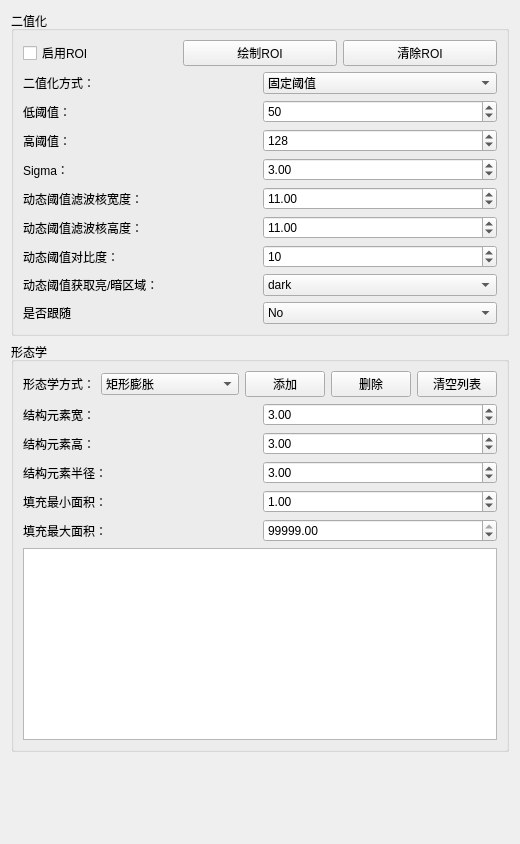
              <widget class="QWidget" name="scrollAreaWidgetContents">
               <property name="geometry">
                <rect>
                 <x>0</x>
                 <y>0</y>
                 <width>519</width>
                 <height>844</height>
                </rect>
               </property>
               <layout class="QVBoxLayout" name="verticalLayout_11">
                <item>
                 <layout class="QVBoxLayout" name="verticalLayout_10">
                  <item>
                   <layout class="QVBoxLayout" name="verticalLayout_9">
                    <item>
                     <widget class="QGroupBox" name="groupBox_5">
                      <property name="title">
                       <string>二值化</string>
                      </property>
                      <layout class="QGridLayout" name="gridLayout_3">
                       <item row="0" column="0">
                        <layout class="QVBoxLayout" name="verticalLayout_8">
                         <item>
                          <layout class="QHBoxLayout" name="horizontalLayout_2">
                           <item>
                            <widget class="QCheckBox" name="ckb_UseROI">
                             <property name="text">
                              <string>启用ROI</string>
                             </property>
                            </widget>
                           </item>
                           <item>
                            <widget class="QPushButton" name="pb_DrawRoi_Blob">
                             <property name="text">
                              <string>绘制ROI</string>
                             </property>
                            </widget>
                           </item>
                           <item>
                            <widget class="QPushButton" name="pb_ClearRoi_Blob">
                             <property name="text">
                              <string>清除ROI</string>
                             </property>
                            </widget>
                           </item>
                          </layout>
                         </item>
                         <item>
                          <layout class="QHBoxLayout" name="horizontalLayout_166">
                           <item>
                            <widget class="QLabel" name="label_150">
                             <property name="text">
                              <string>二值化方式：</string>
                             </property>
                            </widget>
                           </item>
                           <item>
                            <widget class="QComboBox" name="cmb_Type_Binarization_Blob">
                             <item>
                              <property name="text">
                               <string>固定阈值</string>
                              </property>
                             </item>
                             <item>
                              <property name="text">
                               <string>自适应阈值</string>
                              </property>
                             </item>
                             <item>
                              <property name="text">
                               <string>动态阈值</string>
                              </property>
                             </item>
                             <item>
                              <property name="text">
                               <string>null</string>
                              </property>
                             </item>
                            </widget>
                           </item>
                          </layout>
                         </item>
                         <item>
                          <layout class="QHBoxLayout" name="horizontalLayout_167">
                           <item>
                            <widget class="QLabel" name="label_151">
                             <property name="text">
                              <string>低阈值：</string>
                             </property>
                            </widget>
                           </item>
                           <item>
                            <widget class="QSpinBox" name="spb_LowThreshold_Blob">
                             <property name="maximum">
                              <number>255</number>
                             </property>
                             <property name="value">
                              <number>50</number>
                             </property>
                            </widget>
                           </item>
                          </layout>
                         </item>
                         <item>
                          <layout class="QHBoxLayout" name="horizontalLayout_168">
                           <item>
                            <widget class="QLabel" name="label_190">
                             <property name="text">
                              <string>高阈值：</string>
                             </property>
                            </widget>
                           </item>
                           <item>
                            <widget class="QSpinBox" name="spb_HighThreshold_Blob">
                             <property name="maximum">
                              <number>255</number>
                             </property>
                             <property name="value">
                              <number>128</number>
                             </property>
                            </widget>
                           </item>
                          </layout>
                         </item>
                         <item>
                          <layout class="QHBoxLayout" name="horizontalLayout_169">
                           <item>
                            <widget class="QLabel" name="label_191">
                             <property name="text">
                              <string>Sigma：</string>
                             </property>
                            </widget>
                           </item>
                           <item>
                            <widget class="QDoubleSpinBox" name="dspb_Sigma_Blob">
                             <property name="maximum">
                              <double>99999.000000000000000</double>
                             </property>
                             <property name="singleStep">
                              <double>0.010000000000000</double>
                             </property>
                             <property name="value">
                              <double>3.000000000000000</double>
                             </property>
                            </widget>
                           </item>
                          </layout>
                         </item>
                         <item>
                          <layout class="QHBoxLayout" name="horizontalLayout_170">
                           <item>
                            <widget class="QLabel" name="label_192">
                             <property name="text">
                              <string>动态阈值滤波核宽度：</string>
                             </property>
                            </widget>
                           </item>
                           <item>
                            <widget class="QDoubleSpinBox" name="dspb_DynThresholdWidth_Blob">
                             <property name="maximum">
                              <double>99999.000000000000000</double>
                             </property>
                             <property name="singleStep">
                              <double>0.010000000000000</double>
                             </property>
                             <property name="value">
                              <double>11.000000000000000</double>
                             </property>
                            </widget>
                           </item>
                          </layout>
                         </item>
                         <item>
                          <layout class="QHBoxLayout" name="horizontalLayout_171">
                           <item>
                            <widget class="QLabel" name="label_193">
                             <property name="text">
                              <string>动态阈值滤波核高度：</string>
                             </property>
                            </widget>
                           </item>
                           <item>
                            <widget class="QDoubleSpinBox" name="dspb_DynThresholdHeight_Blob">
                             <property name="maximum">
                              <double>99999.000000000000000</double>
                             </property>
                             <property name="singleStep">
                              <double>0.010000000000000</double>
                             </property>
                             <property name="value">
                              <double>11.000000000000000</double>
                             </property>
                            </widget>
                           </item>
                          </layout>
                         </item>
                         <item>
                          <layout class="QHBoxLayout" name="horizontalLayout_172">
                           <item>
                            <widget class="QLabel" name="label_194">
                             <property name="text">
                              <string>动态阈值对比度：</string>
                             </property>
                            </widget>
                           </item>
                           <item>
                            <widget class="QSpinBox" name="spb_DynThresholdContrast_Blob">
                             <property name="maximum">
                              <number>255</number>
                             </property>
                             <property name="value">
                              <number>10</number>
                             </property>
                            </widget>
                           </item>
                          </layout>
                         </item>
                         <item>
                          <layout class="QHBoxLayout" name="horizontalLayout_173">
                           <item>
                            <widget class="QLabel" name="label_195">
                             <property name="text">
                              <string>动态阈值获取亮/暗区域：</string>
                             </property>
                            </widget>
                           </item>
                           <item>
                            <widget class="QComboBox" name="cmb_Polarity_Blob">
                             <item>
                              <property name="text">
                               <string>dark</string>
                              </property>
                             </item>
                             <item>
                              <property name="text">
                               <string>light</string>
                              </property>
                             </item>
                             <item>
                              <property name="text">
                               <string>equal</string>
                              </property>
                             </item>
                             <item>
                              <property name="text">
                               <string>not_equal</string>
                              </property>
                             </item>
                            </widget>
                           </item>
                          </layout>
                         </item>
                         <item>
                          <layout class="QHBoxLayout" name="horizontalLayout_45">
                           <item>
                            <widget class="QLabel" name="label_69">
                             <property name="text">
                              <string>是否跟随</string>
                             </property>
                            </widget>
                           </item>
                           <item>
                            <widget class="QComboBox" name="cmb_IsFollow">
                             <item>
                              <property name="text">
                               <string>No</string>
                              </property>
                             </item>
                             <item>
                              <property name="text">
                               <string>Yes</string>
                              </property>
                             </item>
                            </widget>
                           </item>
                          </layout>
                         </item>
                        </layout>
                       </item>
                      </layout>
                     </widget>
                    </item>
                    <item>
                     <widget class="QGroupBox" name="groupBox">
                      <property name="title">
                       <string>形态学</string>
                      </property>
                      <layout class="QGridLayout" name="gridLayout_7">
                       <item row="0" column="0">
                        <layout class="QVBoxLayout" name="verticalLayout_3" stretch="0,2">
                         <item>
                          <layout class="QVBoxLayout" name="verticalLayout">
                           <item>
                            <layout class="QHBoxLayout" name="horizontalLayout_52">
                             <item>
                              <widget class="QLabel" name="label_81">
                               <property name="text">
                                <string>形态学方式：</string>
                               </property>
                              </widget>
                             </item>
                             <item>
                              <widget class="QComboBox" name="cmb_OperatorType_Morphology_Blob">
                               <item>
                                <property name="text">
                                 <string>矩形膨胀</string>
                                </property>
                               </item>
                               <item>
                                <property name="text">
                                 <string>圆形膨胀</string>
                                </property>
                               </item>
                               <item>
                                <property name="text">
                                 <string>矩形腐蚀</string>
                                </property>
                               </item>
                               <item>
                                <property name="text">
                                 <string>圆形腐蚀</string>
                                </property>
                               </item>
                               <item>
                                <property name="text">
                                 <string>矩形开运算</string>
                                </property>
                               </item>
                               <item>
                                <property name="text">
                                 <string>圆形开运算</string>
                                </property>
                               </item>
                               <item>
                                <property name="text">
                                 <string>矩形闭运算</string>
                                </property>
                               </item>
                               <item>
                                <property name="text">
                                 <string>圆形闭运算</string>
                                </property>
                               </item>
                               <item>
                                <property name="text">
                                 <string>底帽运算矩形结构体</string>
                                </property>
                               </item>
                               <item>
                                <property name="text">
                                 <string>底帽运算圆形结构体</string>
                                </property>
                               </item>
                               <item>
                                <property name="text">
                                 <string>顶帽运算矩形结构体</string>
                                </property>
                               </item>
                               <item>
                                <property name="text">
                                 <string>顶帽运算圆形结构体</string>
                                </property>
                               </item>
                               <item>
                                <property name="text">
                                 <string>孔洞全部填充</string>
                                </property>
                               </item>
                               <item>
                                <property name="text">
                                 <string>孔洞面积填充</string>
                                </property>
                               </item>
                               <item>
                                <property name="text">
                                 <string>计算连通域</string>
                                </property>
                               </item>
                               <item>
                                <property name="text">
                                 <string>所有区域合并</string>
                                </property>
                               </item>
                               <item>
                                <property name="text">
                                 <string>补集</string>
                                </property>
                               </item>
                              </widget>
                             </item>
                             <item>
                              <widget class="QPushButton" name="pb_AddOperatorType_Morphology_Blob">
                               <property name="text">
                                <string>添加</string>
                               </property>
                              </widget>
                             </item>
                             <item>
                              <widget class="QPushButton" name="pb_DeleteOperatorType_Morphology_Blob">
                               <property name="text">
                                <string>删除</string>
                               </property>
                              </widget>
                             </item>
                             <item>
                              <widget class="QPushButton" name="pb_ClearOperatorType_Morphology_Blob">
                               <property name="text">
                                <string>清空列表</string>
                               </property>
                              </widget>
                             </item>
                            </layout>
                           </item>
                           <item>
                            <layout class="QHBoxLayout" name="horizontalLayout_53">
                             <item>
                              <widget class="QLabel" name="label_197">
                               <property name="text">
                                <string>结构元素宽：</string>
                               </property>
                              </widget>
                             </item>
                             <item>
                              <widget class="QDoubleSpinBox" name="dsb_StructWidth_Blob">
                               <property name="maximum">
                                <double>99999.000000000000000</double>
                               </property>
                               <property name="singleStep">
                                <double>0.010000000000000</double>
                               </property>
                               <property name="value">
                                <double>3.000000000000000</double>
                               </property>
                              </widget>
                             </item>
                            </layout>
                           </item>
                           <item>
                            <layout class="QHBoxLayout" name="horizontalLayout_54">
                             <item>
                              <widget class="QLabel" name="label_198">
                               <property name="text">
                                <string>结构元素高：</string>
                               </property>
                              </widget>
                             </item>
                             <item>
                              <widget class="QDoubleSpinBox" name="dsb_StructHeight_Blob">
                               <property name="maximum">
                                <double>99999.000000000000000</double>
                               </property>
                               <property name="singleStep">
                                <double>0.010000000000000</double>
                               </property>
                               <property name="value">
                                <double>3.000000000000000</double>
                               </property>
                              </widget>
                             </item>
                            </layout>
                           </item>
                           <item>
                            <layout class="QHBoxLayout" name="horizontalLayout_55">
                             <item>
                              <widget class="QLabel" name="label_199">
                               <property name="text">
                                <string>结构元素半径：</string>
                               </property>
                              </widget>
                             </item>
                             <item>
                              <widget class="QDoubleSpinBox" name="dsb_StructRadius_Blob">
                               <property name="maximum">
                                <double>99999.000000000000000</double>
                               </property>
                               <property name="singleStep">
                                <double>0.010000000000000</double>
                               </property>
                               <property name="value">
                                <double>3.000000000000000</double>
                               </property>
                              </widget>
                             </item>
                            </layout>
                           </item>
                           <item>
                            <layout class="QHBoxLayout" name="horizontalLayout_56">
                             <item>
                              <widget class="QLabel" name="label_200">
                               <property name="text">
                                <string>填充最小面积：</string>
                               </property>
                              </widget>
                             </item>
                             <item>
                              <widget class="QDoubleSpinBox" name="dsb_MinArea_Blob">
                               <property name="maximum">
                                <double>99999.000000000000000</double>
                               </property>
                               <property name="singleStep">
                                <double>0.010000000000000</double>
                               </property>
                               <property name="value">
                                <double>1.000000000000000</double>
                               </property>
                              </widget>
                             </item>
                            </layout>
                           </item>
                           <item>
                            <layout class="QHBoxLayout" name="horizontalLayout_57">
                             <item>
                              <widget class="QLabel" name="label_201">
                               <property name="text">
                                <string>填充最大面积：</string>
                               </property>
                              </widget>
                             </item>
                             <item>
                              <widget class="QDoubleSpinBox" name="dsb_MaxArea_Blob">
                               <property name="maximum">
                                <double>99999.000000000000000</double>
                               </property>
                               <property name="singleStep">
                                <double>0.010000000000000</double>
                               </property>
                               <property name="value">
                                <double>99999.000000000000000</double>
                               </property>
                              </widget>
                             </item>
                            </layout>
                           </item>
                          </layout>
                         </item>
                         <item>
                          <widget class="QListWidget" name="listWidget_OperatorTypes_Morphology_Blob">
                           <property name="minimumSize">
                            <size>
                             <width>0</width>
                             <height>0</height>
                            </size>
                           </property>
                          </widget>
                         </item>
                        </layout>
                       </item>
                      </layout>
                     </widget>
                    </item>
                   </layout>
                  </item>
                  <item>
                   <spacer name="verticalSpacer_2">
                    <property name="orientation">
                     <enum>Qt::Vertical</enum>
                    </property>
                    <property name="sizeHint" stdset="0">
                     <size>
                      <width>20</width>
                      <height>40</height>
                     </size>
                    </property>
                   </spacer>
                  </item>
                 </layout>
                </item>
               </layout>
              </widget>
